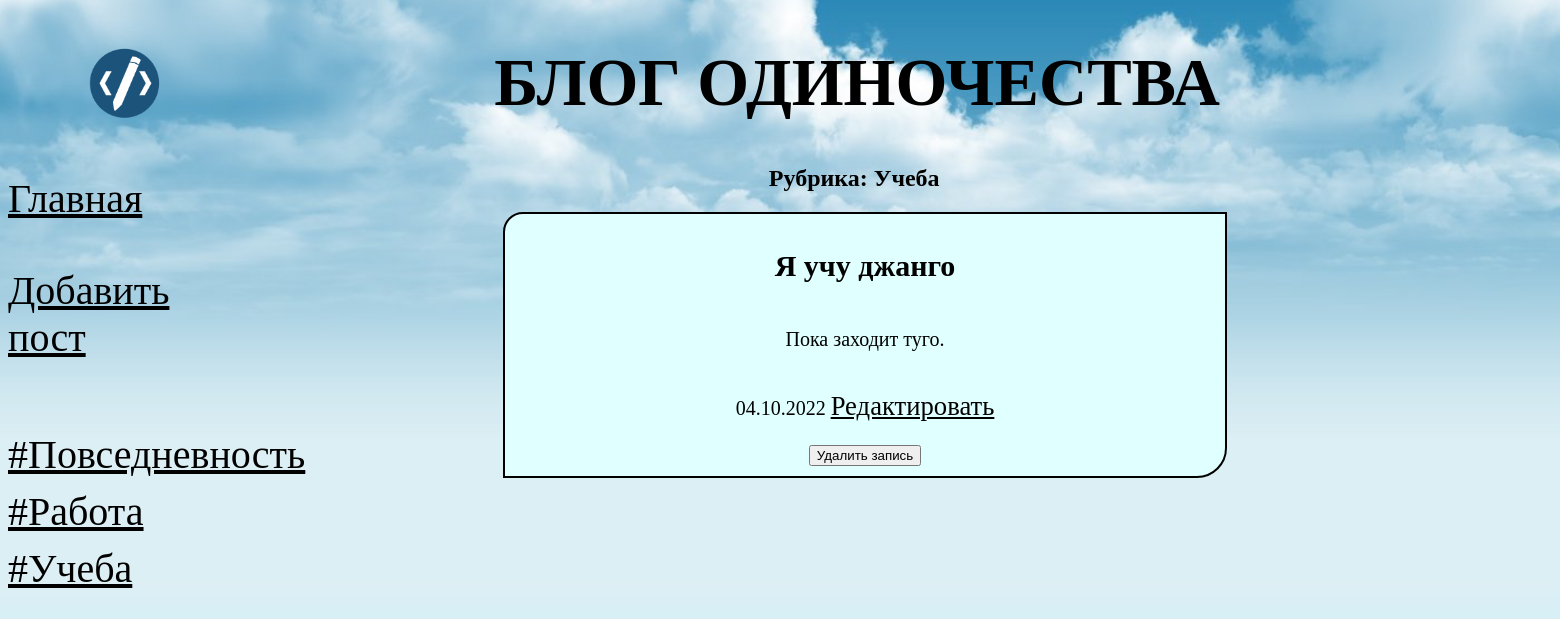
Page /bboard/2/ on the earlier database version.
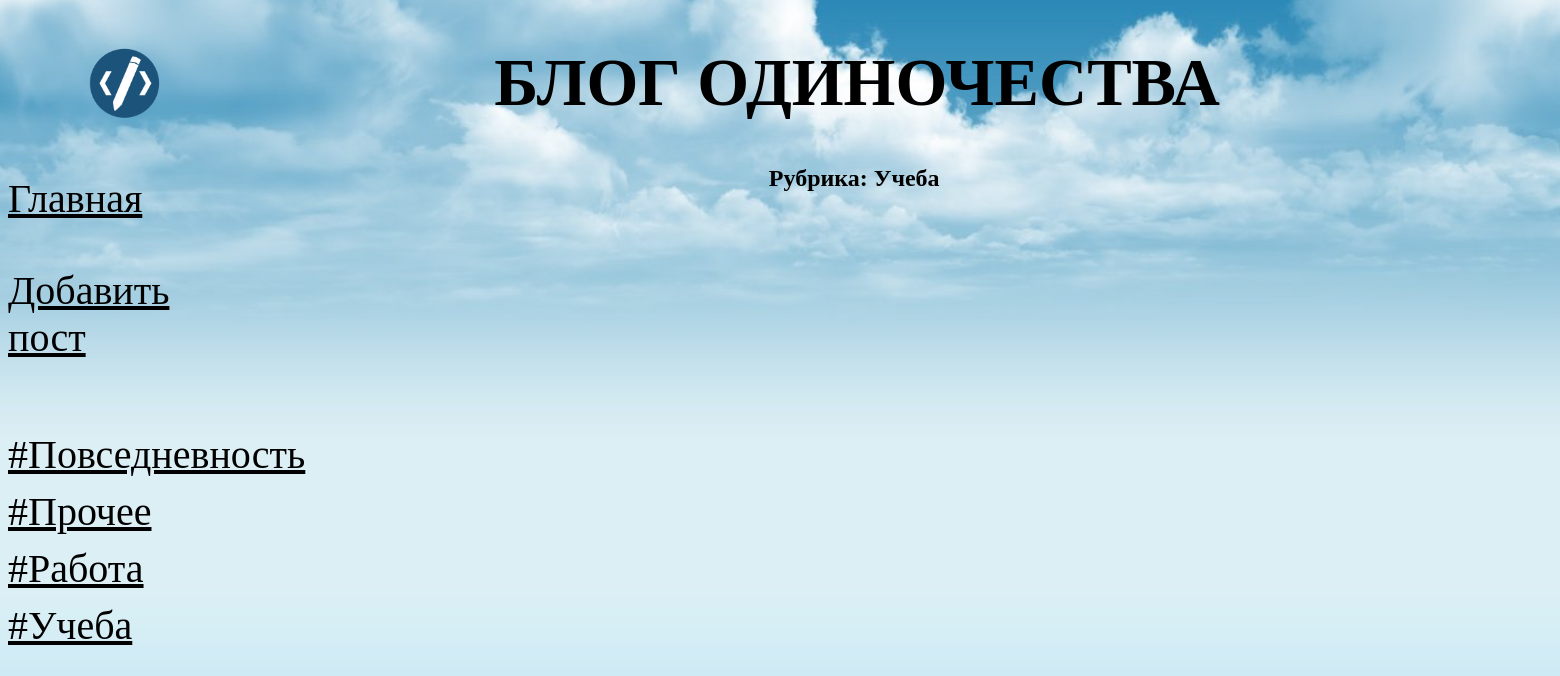
Same page on the later database version.
### bboard/models.py (models this page shows, shortened)
class Rubric(models.Model):
    name = models.CharField(max_length=20, verbose_name="Название", db_index=True)
    class Meta:
        verbose_name_plural = "Рубрики"
        verbose_name = "Рубрика"
        ordering = ["name"]

class Bb(models.Model):
    title = models.CharField(max_length=50, verbose_name="Заголовок")
    content = models.TextField(null=True, blank=True, verbose_name="Описание")
    published = models.DateTimeField(
        auto_now_add=True, db_index=True, verbose_name="Опубликовано"
    )
    rubric = models.ForeignKey(
        "Rubric", null=True, on_delete=models.PROTECT, verbose_name="Рубрика"
    )
    class Meta:
        verbose_name_plural = "Посты"
        verbose_name = "Пост"
        ordering = ["-published"]

### bboard/views.py (the view)
# urls.py: path("<int:rubric_id>/",by_rubric, name='by_rubric'),
def by_rubric(request, rubric_id):
    bbs = Bb.objects.filter(rubric=rubric_id)
    rubrics = Rubric.objects.all()
    current_rubric = Rubric.objects.get(pk=rubric_id)
    context = {"bbs": bbs, "rubrics": rubrics, "current_rubric": current_rubric}
    return render(request, "bboard/by_rubric.html", context)

### bboard/templates/bboard/by_rubric.html (shortened to what this page needs)
{% extends "layout/basic.html" %}
{% block content %}
<h2 style="position: relative; left: 43%;">Рубрика: {{ current_rubric.name }}</h2>
{% for bb in bbs %}
<div class="post_block">
   <h2>{{ bb.title }}</h2>
   <p>{{ bb.content }}</p>
   <p>{{ bb.published|date:"d.m.Y" }} <a href="{% url 'post_edit' bb.id %}" class="redact_button">Редактировать</a></p>
   <form method="POST" action="{% url 'post_delete' bb.id %}">
      <button type="submit" >Удалить запись</button>
   </form>
</div>
{% endfor %}
{% endblock %}

### bboard/templates/layout/basic.html (shortened to what this page needs)
{% load static %}
<!DOCTYPE html>
<html>
   <head>
      <link rel="stylesheet" type="text/css"
      href="{% static 'bboard/style.css' %}">
   </head>
   <body>
      <header>
         <h1>Блог одиночества</h1>
      </header>
      <nav>
         <a href="{% url 'index' %}" class="pbutton">Главная</a>
         <br>
         <a href="{% url 'add' %}" class="pbutton">Добавить пост</a>
         <br>
         <br>
         {% for rubric in rubrics %}
         <a href="{% url 'by_rubric' rubric.pk %}" class="pbutton">
         #{{ rubric.name }}</a>
         {% endfor %}
      </nav>
      <section>
         {% block content %}
         {% endblock %}
      </section>
   </body>
</html>

### bboard/static/bboard/style.css (style rules this page uses)
header h1 { position: relative; left: 5%; font-size: 50pt; color: black; text-transform: uppercase; text-align: center; background: url("logo.png") left / auto 100% no-repeat; }
.pbutton { color: black; font-size: 30pt; }
nav { font-size: 16pt; width: 150px; float: left; }
nav a { display: block; margin: 10px 0px; }
section { margin-left: 170px; }
html { background-image: url("bg2.jpg"); background-repeat: no-repeat; background-position: center center; background-attachment: fixed; -webkit-background-size: cover; -moz-background-size: cover; -o-background-size: cover; background-size: cover; }

Differences in the rows shown:
removed Bb: title "Я учу джанго", content "Пока заходит туго.", published "04.10.2022"
added Rubric: name "Прочее"
